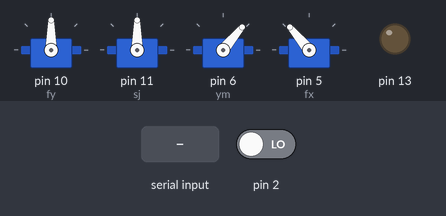
The sketch below on a simulated Arduino Uno, built with avr-gcc and run on an emulated ATmega328P. On the bench: 4 × servo, output pins drawn as LEDs (lit = HIGH). The inputs (shaded band) are chosen by the test bench; at power-on: pin 2 LOW.

Above: at 6.2 s.
6.3 s: "1" received over Serial
At 6.7 s:
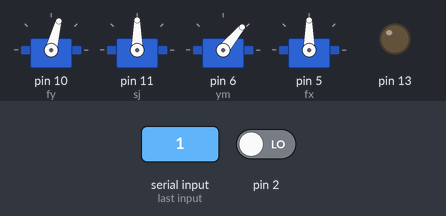
7.8 s: "2" received over Serial
At 9.0 s:
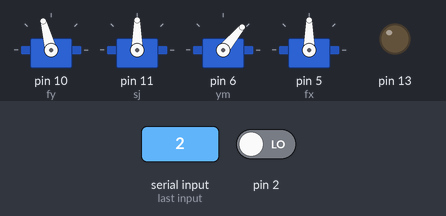
9.3 s: "3" received over Serial
At 10.2 s:
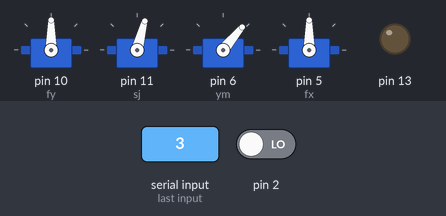
10.8 s: "4" received over Serial
At 11.4 s:
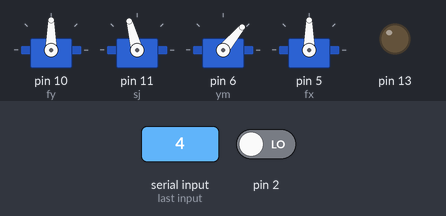
12.3 s: "0" received over Serial
At 13.7 s:
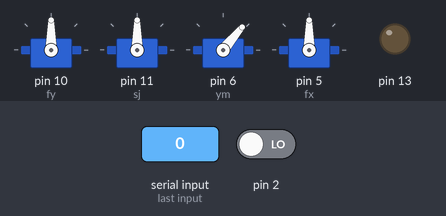
Timing chart, 0 to 14.8 s (numbered marks = the images above; inputs shaded):
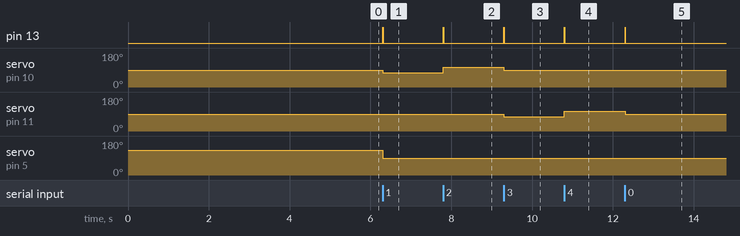

Measured:
- after the input at 6.3 s, pin 13: LOW → HIGH at once, → LOW 0.01 s later; servo on pin 10 (fy): 90° → 75° at once; servo on pin 5 (fx): 130° → 90° at once
- after the input at 7.8 s, pin 13: LOW → HIGH at once, → LOW 0.01 s later; servo on pin 10 (fy): 75° → 105° at once
- after the input at 9.3 s, pin 13: LOW → HIGH at once, → LOW 0.01 s later; servo on pin 10 (fy): 105° → 90° at once; servo on pin 11 (sj): 90° → 75° at once
- after the input at 10.8 s, pin 13: LOW → HIGH at once, → LOW 0.01 s later; servo on pin 11 (sj): 75° → 105° at once
- after the input at 12.3 s, pin 13: LOW → HIGH at once, → LOW 0.01 s later; servo on pin 11 (sj): 105° → 90° at once

The sketch:

sketch_sep09a.ino
```cpp
#include <Servo.h>
int val;
int x=50;
int j=0;
Servo fy;
Servo sj;
Servo ym;
Servo fx;
void setup()
{
  pinMode(13,1);
  digitalWrite(13,0);
  fy.attach(10);
  sj.attach(11);
  ym.attach(6);
  fx.attach(5);
  //////////////////////////////////
  Serial.begin(9600);
  fy.write(90);
  sj.write(90);
  ym.write(50);
  fx.write(130);
  delay(5000);
  attachInterrupt(0, diaoXian, CHANGE);
}

void loop()
{
  if(Serial.available())
  {
    digitalWrite(13,1);
    val=Serial.read();
    if(val=='1')
    {
      qiangun();
    }
    /////
    if(val=='2')
    {
      hougun();
    }
    /////
    if(val=='3')
    {
      zuogun();
    }
    /////
    if(val=='4')
    {
      yougun();
    }
    if(val=='0')
    {
      xuantin();
    }
    if(val=='6')
    {
      start();
    }
    if(val=='7')
    {
      stopp();
    }
  }
  else {
    digitalWrite(13,0);
  }
}
void xuantin()
{
  fy.write(90);//小前大后滚动
  sj.write(90);//小左大右滚动
  ym.write(x+j);//油门
  fx.write(90); //方向
  delay(10);
}
void qiangun()
{
  fy.write(75);//小前大后滚动
  sj.write(90);//小左大右滚动
  ym.write(x+j);//油门
  fx.write(90); //方向
  delay(10);
}
void hougun()
{
  fy.write(105);//小前大后滚动
  sj.write(90);//小左大右滚动
  ym.write(x+j);//油门
  fx.write(90); //方向
  delay(10);
}
void zuogun()
{
  fy.write(90);//小前大后滚动
  sj.write(75);//小左大右滚动
  ym.write(x+j);//油门
  fx.write(90); //方向
  delay(10);
}
void yougun()
{
  fy.write(90);//小前大后滚动
  sj.write(105);//小左大右滚动
  ym.write(x+j);//油门
  fx.write(90); //方向
  delay(10);
}
void start()
{

  j=j+1;
  delay(10);


}
void stopp()
{

  j=j-1;
  delay(10);
}
void diaoXian()
{
  ym.write(50);//油门
  delay(3000);
 // ym.write(50);
}
```
